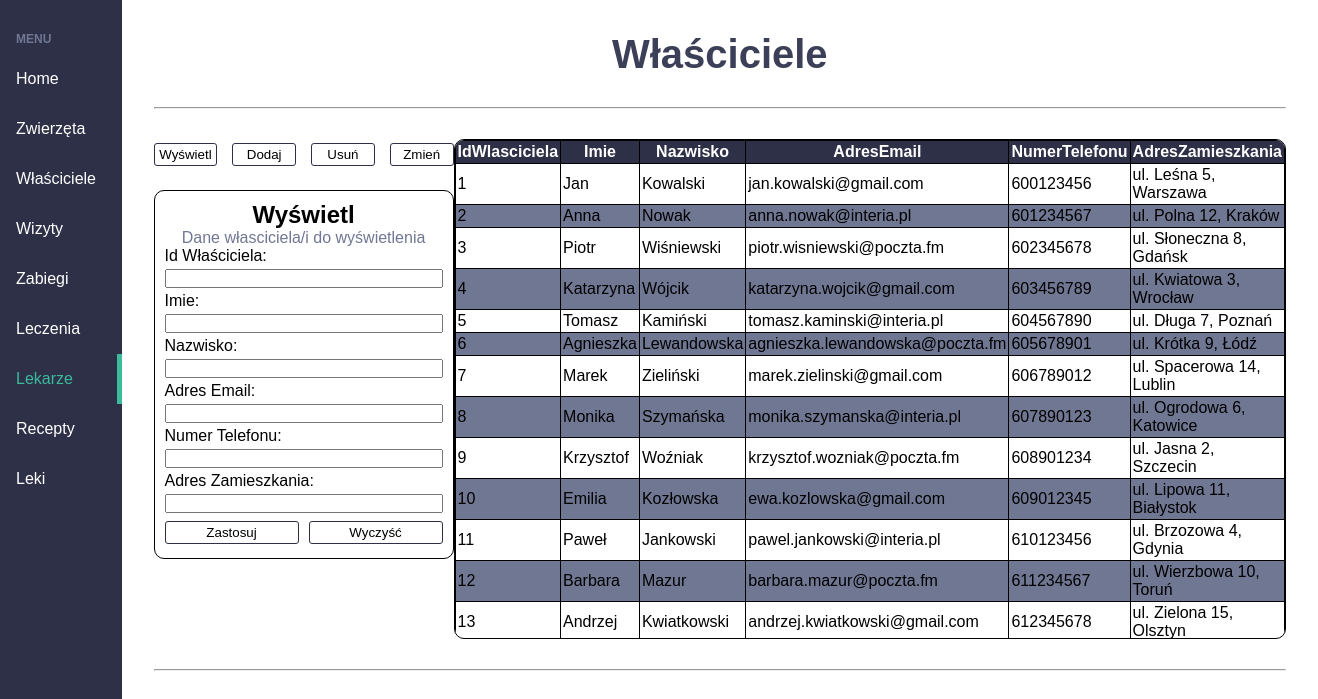
The page /code/subpages/owners.php (signed in) on the database its author committed.
### tables this page shows
CREATE TABLE `wlasciciele` (
  `IdWlasciciela` int(11) NOT NULL AUTO_INCREMENT,
  `Imie` varchar(100) DEFAULT NULL,
  `Nazwisko` varchar(200) DEFAULT NULL,
  `AdresEmail` varchar(320) DEFAULT NULL,
  `NumerTelefonu` varchar(30) DEFAULT NULL,
  `AdresZamieszkania` varchar(200) DEFAULT NULL,
  PRIMARY KEY (`IdWlasciciela`)
);

### code/subpages/owners.php (the view, shortened to what this page needs)
<?php
$tableName = "wlasciciele";
$databaseName = "klinika";
?>
<!DOCTYPE html>
<html lang="pl">
<head>
    <link rel=stylesheet type="text/css" href="../../assets/stylesheets/navbar.css">
    <link rel=stylesheet type="text/css" href="../../assets/stylesheets/database-operations.css">
    <link rel=stylesheet type="text/css" href="../../assets/stylesheets/base.css">
</head>
<body>
<div class=app>
    <aside class=sidebar>
        <h3>Menu</h3>
        <nav class=menu>
                <a href="../index.php" class="menu-item">Home</a>
                <a href="animals.php" class="menu-item">Zwierzęta</a>
                <a href="owners.php" class="menu-item">Właściciele</a>
                <a href="appointments.php" class="menu-item">Wizyty</a>
                <a href="surgeries.php" class="menu-item">Zabiegi</a>
                <a href="treatments.php" class="menu-item">Leczenia</a>
                <a href="doctors.php" class="menu-item is-active">Lekarze</a>
                <a href="prescriptions.php" class="menu-item">Recepty</a>
                <a href="medicines.php" class="menu-item">Leki</a>
        </nav>
    </aside>
    <main class="content">
        <h1>Właściciele</h1>
        <hr>
        <?php
        $conn = null;
        try {
            if (!empty($_SESSION['username']) && (!empty($_SESSION['password']) || $_SESSION['password']=="")) {
                $conn = new mysqli("localhost", 'root', '', $databaseName);
                $conn->set_charset("utf8");
            }
        } catch (mysqli_sql_exception $e) {
        } catch (Exception $e) {
        }
        $insert = $delete = $update = $select = false;
        if ($conn) {
            $query = "SELECT privilege FROM PRIVILEGES WHERE UserId = '" . $_SESSION['userId'] . "'";
            $result = $conn->query($query);
            while ($row = $result->fetch_assoc()) {
                $priv = strtolower($row["privilege"]);
                if ($priv === "select") $select = true;
            }
        }
        if ($conn && ($insert || $delete || $update || $select)) {
            echo <<< EOD
            <div class='main'>
                <div class="operacje">
                    <div class='przyciski'>
                        <input type='button' value='Wyświetl' onclick=showMenu('wyswietl')>
                        <input type='button' value='Dodaj' onclick=showMenu('dodaj')>
                        <input type='button' value='Usuń' onclick=showMenu('usun')>
                        <input type='button' value='Zmień' onclick=showMenu('edytuj')>
                    </div>
                <div class='opcjeMenu'>
            EOD;
            if($select)
            {
                echo <<<EOD
                <div class="wyswietl">
                    <h2>Wyświetl</h2>
                    <p>Dane własciciela/i do wyświetlenia</p>
                    <form action="?" method="post">
                        <label for="idWlasciciela">Id Właściciela: </label>
                        <input type="number" id="idWlasciciela" name="idWlasciciela"><br>
                        <label for="imie">Imie: </label>
                        <input type="text" id="imie" name="imie"><br>
                        <label for="nazwisko">Nazwisko: </label>
                        <input type="text" id="nazwisko" name="nazwisko"><br>
                        <label for="adresEmail">Adres Email: </label>
                        <input type="text" id="adresEmail" name="adresEmail"><br>
                        <label for="numerTelefonu">Numer Telefonu: </label>
                        <input type="text" id="numerTelefonu" name="numerTelefonu"><br>
                        <label for="adresZamieszkania">Adres Zamieszkania: </label>
                        <input type="text" id="adresZamieszkania" name="adresZamieszkania"><br>
                        <div class="controlButtons">
                            <input type="submit" name="wyswietlSubmit" value="Zastosuj">
                            <input type="reset" value="Wyczyść">
                        </div>
                    </form>
                </div>
                EOD;
            }
            echo '</div></div>';
        }
        if ($conn) {
            if ($select) {
                echo '<div class="tabela">'.
                '<div class="table-border">';
                $query = ($_SESSION['table'] ?? null) ?? "SELECT * FROM $tableName";
                $result = $conn->query($query);
                echo '<table>'.
                '<thead>'.
                '<tr>';
                while($fieldinfo = $result->fetch_field()) {
                    echo '<th>' . $fieldinfo->name . '</th>';
                }
                echo '</tr>';
                echo '</thead>';
                while($row = $result->fetch_assoc()) {
                    echo '<tr>';
                    foreach($row as $cell) {
                        echo '<td>' . $cell . '</td>';
                    }
                    echo '</tr>';
                }
                echo '</table>'.
                '</div>'.
                '</div>';
            }
        }
        echo "</div>";
        ?>
        <hr>
</main>
</div>
</body>
</html>

### assets/stylesheets/navbar.css (style rules this page uses)
* { margin: 0; padding: 0; box-sizing: border-box; font-family: 'Fire Sans', sans-serif; }
.app { display:flex; min-height: 100vh; }
.sidebar { flex: 1 1 0; max-width: 300px; padding: 2rem 1rem; background-color: #2e3047; }
.sidebar h3 { color: #707793; font-size: 0.75rem; text-transform: uppercase; margin-bottom: 0.5rem; }
.sidebar .menu { margin: 0 -1rem; }
.sidebar .menu .menu-item { display:block; padding: 1em; color: #FFF; text-decoration: none; transition: 0.2s linear; }
.sidebar .menu .menu-item.is-active { color: #3bba9c; border-right: 5px solid #3bba9c; }
.content { flex: 1 1 0; padding: 2rem; }
.content h1 { color: #3C3F58; font-size: 2.5rem; margin-bottom: 1rem; }
.content p { color: #707793; }

### assets/stylesheets/database-operations.css (style rules this page uses)
.main { display:flex; justify-content:space-around; }
.przyciski { display:flex; justify-content: center; gap:15px; margin-bottom: 20px; }
.tabela { display:flex; justify-content: center; align-items: center; }
.table-border { overflow: auto; border: 1px black solid; border-radius: 10px; max-height: 500px; }
table { border-collapse:collapse; border:solid black 1px; border-radius:6px; }
td, th { border-left:solid black 1px; border-top:solid black 1px; padding:2px; }
th { background-color: #2e3047; border-top: none; color:white; }
td:first-child, th:first-child { border-left: none; }
tr:nth-child(even) { background-color: #707793; }
.dodaj, .usun, .edytuj, .wyswietl { border: 1px solid black; padding: 10px; border-radius: 10px; width: 300px; }
input { margin-bottom: 4px; margin-top: 4px; width: 100% ; }

### assets/stylesheets/base.css (style rules this page uses)
h1, h2, p { text-align:center; }
hr { margin: 30px 0; }
input[type="button"], input[type="submit"], input[type="reset"] { background-color:white; border:#2e3047 1px solid; border-radius: 3px; padding:3px; cursor: pointer; transition-duration: 0.5s; }
.controlButtons { display:flex; justify-content: center; gap: 10px; align-items: center; margin-top:0px; }

### rows shown on the page
wlasciciele: IdWlasciciela "1", Imie "Jan", Nazwisko "Kowalski", AdresEmail "jan.kowalski@gmail.com", NumerTelefonu "600123456", AdresZamieszkania "ul. Leśna 5, Warszawa"
wlasciciele: IdWlasciciela "2", Imie "Anna", Nazwisko "Nowak", AdresEmail "anna.nowak@interia.pl", NumerTelefonu "601234567", AdresZamieszkania "ul. Polna 12, Kraków"
wlasciciele: IdWlasciciela "3", Imie "Piotr", Nazwisko "Wiśniewski", AdresEmail "piotr.wisniewski@poczta.fm", NumerTelefonu "602345678", AdresZamieszkania "ul. Słoneczna 8, Gdańsk"
wlasciciele: IdWlasciciela "4", Imie "Katarzyna", Nazwisko "Wójcik", AdresEmail "katarzyna.wojcik@gmail.com", NumerTelefonu "603456789", AdresZamieszkania "ul. Kwiatowa 3, Wrocław"
wlasciciele: IdWlasciciela "5", Imie "Tomasz", Nazwisko "Kamiński", AdresEmail "tomasz.kaminski@interia.pl", NumerTelefonu "604567890", AdresZamieszkania "ul. Długa 7, Poznań"
wlasciciele: IdWlasciciela "6", Imie "Agnieszka", Nazwisko "Lewandowska", AdresEmail "agnieszka.lewandowska@poczta.fm", NumerTelefonu "605678901", AdresZamieszkania "ul. Krótka 9, Łódź"
wlasciciele: IdWlasciciela "7", Imie "Marek", Nazwisko "Zieliński", AdresEmail "marek.zielinski@gmail.com", NumerTelefonu "606789012", AdresZamieszkania "ul. Spacerowa 14, Lublin"
wlasciciele: IdWlasciciela "8", Imie "Monika", Nazwisko "Szymańska", AdresEmail "monika.szymanska@interia.pl", NumerTelefonu "607890123", AdresZamieszkania "ul. Ogrodowa 6, Katowice"
wlasciciele: IdWlasciciela "9", Imie "Krzysztof", Nazwisko "Woźniak", AdresEmail "krzysztof.wozniak@poczta.fm", NumerTelefonu "608901234", AdresZamieszkania "ul. Jasna 2, Szczecin"
wlasciciele: IdWlasciciela "10", Imie "Emilia", Nazwisko "Kozłowska", AdresEmail "ewa.kozlowska@gmail.com", NumerTelefonu "609012345", AdresZamieszkania "ul. Lipowa 11, Białystok"
wlasciciele: IdWlasciciela "11", Imie "Paweł", Nazwisko "Jankowski", AdresEmail "pawel.jankowski@interia.pl", NumerTelefonu "610123456", AdresZamieszkania "ul. Brzozowa 4, Gdynia"
wlasciciele: IdWlasciciela "12", Imie "Barbara", Nazwisko "Mazur", AdresEmail "barbara.mazur@poczta.fm", NumerTelefonu "611234567", AdresZamieszkania "ul. Wierzbowa 10, Toruń"
wlasciciele: IdWlasciciela "13", Imie "Andrzej", Nazwisko "Kwiatkowski", AdresEmail "andrzej.kwiatkowski@gmail.com", NumerTelefonu "612345678", AdresZamieszkania "ul. Zielona 15, Olsztyn"

### other values the page prints
$fieldinfo->name "IdWlasciciela"
$fieldinfo->name "Imie"
$fieldinfo->name "Nazwisko"
$fieldinfo->name "AdresEmail"
$fieldinfo->name "NumerTelefonu"
$fieldinfo->name "AdresZamieszkania"
